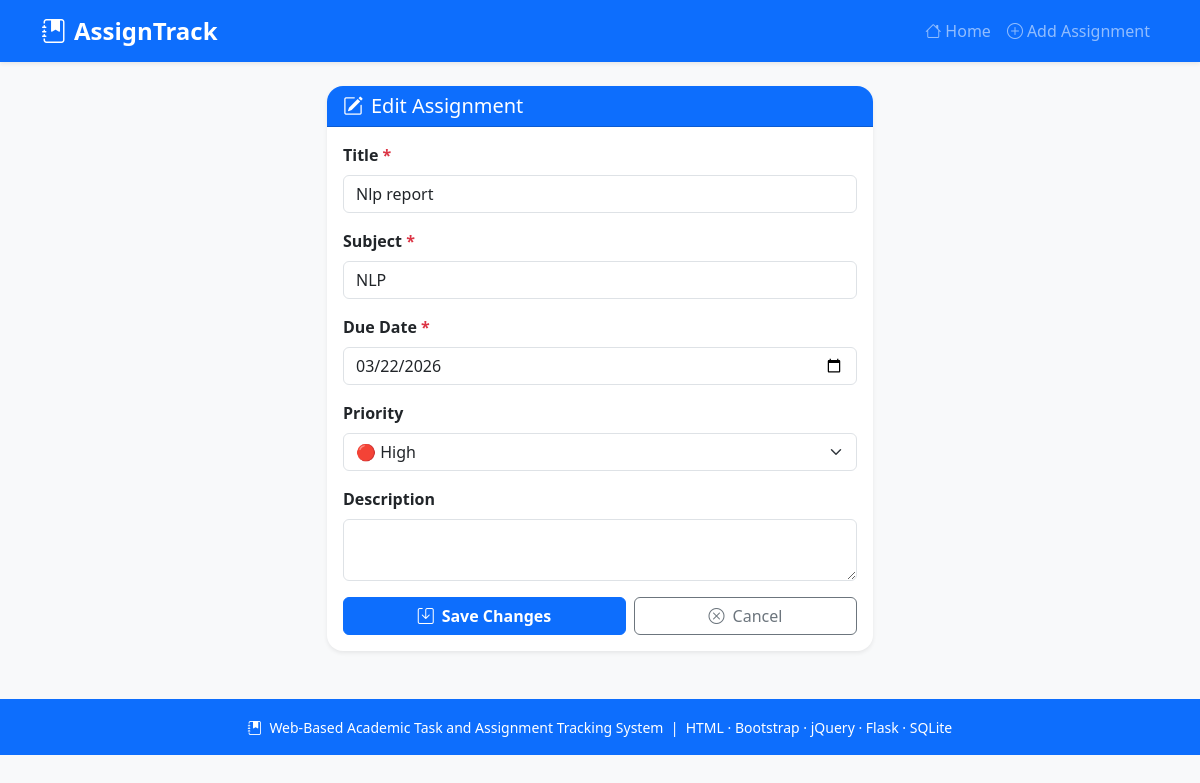
The page /edit/3 on the database its author committed.
### tables this page shows
CREATE TABLE assignments (
            id          INTEGER PRIMARY KEY AUTOINCREMENT,
            title       TEXT    NOT NULL,
            subject     TEXT    NOT NULL,
            due_date    TEXT    NOT NULL,
            priority    TEXT    NOT NULL DEFAULT 'Medium',
            description TEXT,
            status      TEXT    NOT NULL DEFAULT 'pending',
            created_at  TEXT    NOT NULL
        );

### app.py (the view)
@app.route("/edit/<int:aid>")
def edit(aid):
    conn = get_db()
    row  = conn.execute("SELECT * FROM assignments WHERE id=?", (aid,)).fetchone()
    conn.close()
    if not row:
        flash("Assignment not found.", "danger")
        return redirect(url_for("index"))
    return render_template("edit.html", assignment=row)

### app.py (called while the page is built)
def get_db():
    conn = sqlite3.connect(DB)
    conn.row_factory = sqlite3.Row
    return conn

### templates/edit.html (shortened to what this page needs)
{% extends "base.html" %}
{% block content %}
<div class="row justify-content-center">
  <div class="col-lg-6">
    <div class="card shadow-sm border-0 rounded-4">
      <div class="card-header bg-primary text-white rounded-top-4">
        <h5 class="mb-0">
          <i class="bi bi-pencil-square me-2"></i>Edit Assignment
        </h5>
      </div>
      <div class="card-body">
        <form action="{{ url_for('update', aid=assignment.id) }}" method="POST" id="editForm" novalidate>
          <div class="mb-3">
            <label class="form-label fw-semibold">Title <span class="text-danger">*</span></label>
            <input type="text" class="form-control" id="edit_title" name="title"
                   value="{{ assignment.title }}"/>
          </div>
          <div class="mb-3">
            <label class="form-label fw-semibold">Subject <span class="text-danger">*</span></label>
            <input type="text" class="form-control" id="edit_subject" name="subject"
                   value="{{ assignment.subject }}"/>
          </div>
          <div class="mb-3">
            <label class="form-label fw-semibold">Due Date <span class="text-danger">*</span></label>
            <input type="date" class="form-control" id="edit_due" name="due_date"
                   value="{{ assignment.due_date }}"/>
          </div>
          <div class="mb-3">
            <label class="form-label fw-semibold">Priority</label>
            <select class="form-select" name="priority">
              <option value="High"   {% if assignment.priority == 'High'   %}selected{% endif %}>🔴 High</option>
            </select>
          </div>
          <div class="mb-3">
            <label class="form-label fw-semibold">Description</label>
            <textarea class="form-control" name="description" rows="2">{{ assignment.description or '' }}</textarea>
          </div>
          <div class="d-flex gap-2">
            <button type="submit" class="btn btn-primary fw-semibold flex-fill">
              <i class="bi bi-save me-2"></i>Save Changes
            </button>
            <a href="{{ url_for('index') }}" class="btn btn-outline-secondary flex-fill">
              <i class="bi bi-x-circle me-2"></i>Cancel
            </a>
          </div>
        </form>
      </div>
    </div>
  </div>
</div>
{% endblock %}

### rows shown on the page
assignments: title "Nlp report", subject "NLP", due_date "03/22/2026", priority "🔴 High"
